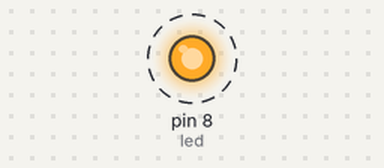
A sketch run on a simulated Arduino Uno, built with avr-gcc and run on an emulated ATmega328P. On the bench: output pins drawn as LEDs (lit = HIGH). Dashed ring = blinking.

Above: at 0.5 s.
Timing chart, 0 to 4.6 s (numbered marks = the images above):
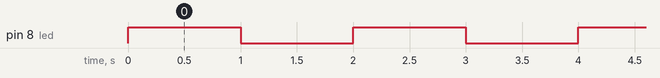

The sketch:

blink_led.ino
```cpp
#include <Arduino.h>

int led = 8;

void setup() {
    pinMode(led, OUTPUT);
}

void loop() {
    digitalWrite(led, HIGH);
    delay(1000);
    digitalWrite(led, LOW);
    delay(1000);
}
```

Measured:
- by itself, pin 8 (led): alternates HIGH for 1.0 s and LOW for 1.0 s
